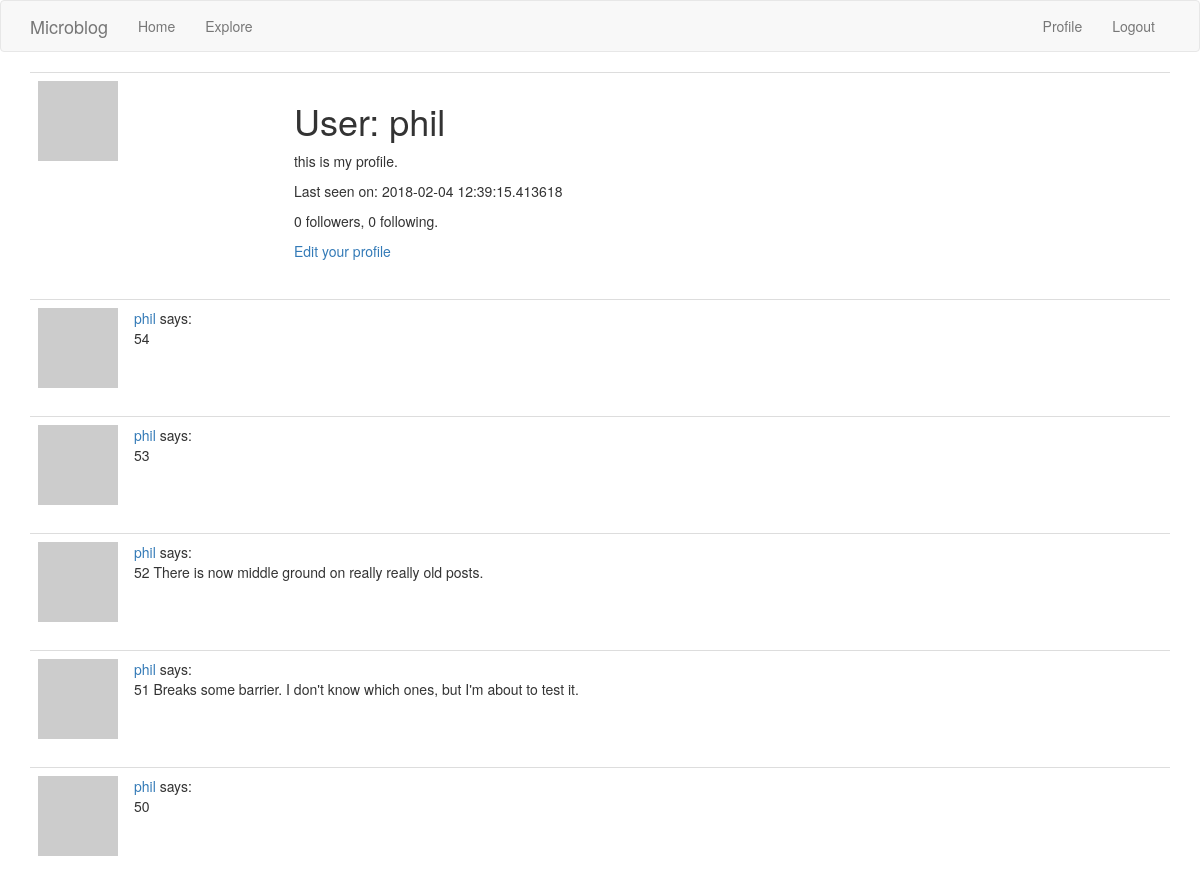
Before: /user/phil (signed in, upper part) with the older database file.
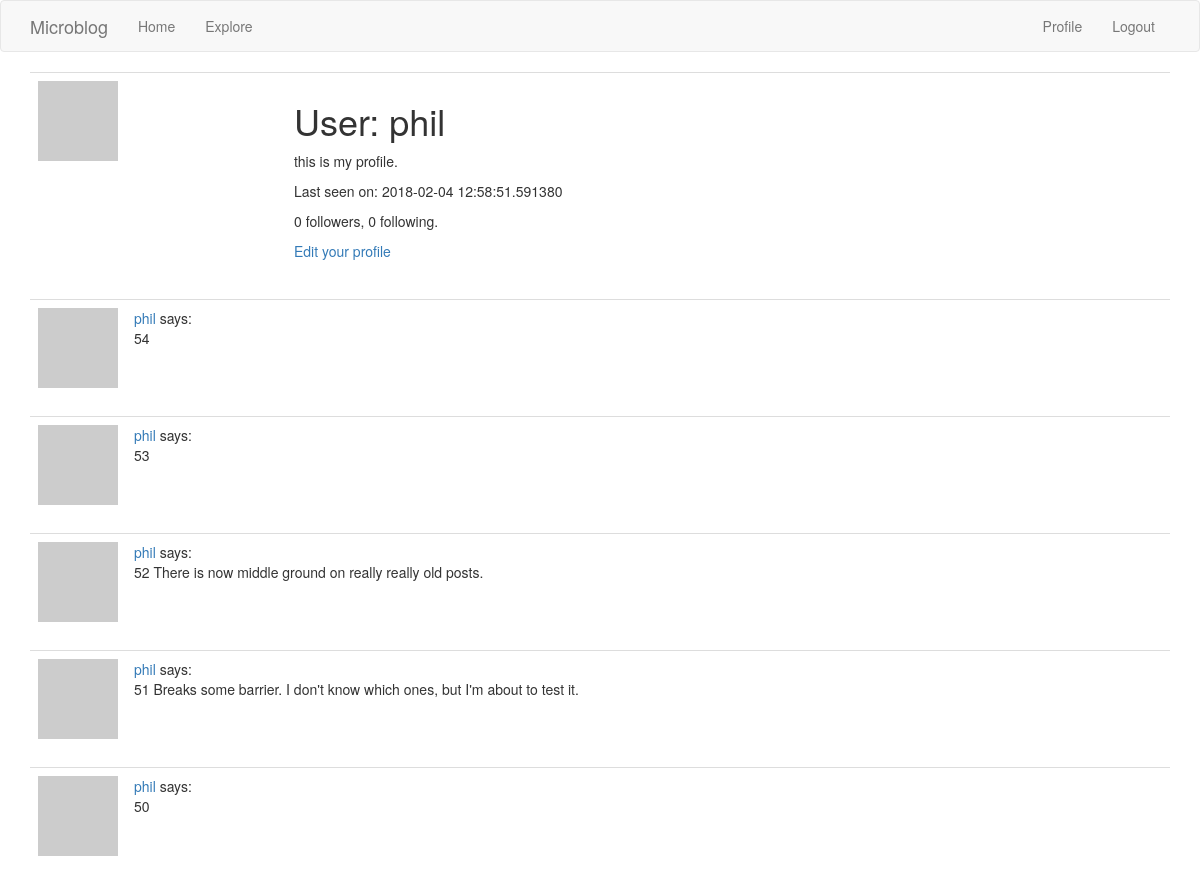
After: the same page with the newer database file.
### app/models.py (models this page shows, shortened)
class User(UserMixin, db.Model):
    id = db.Column(db.Integer, primary_key=True)
    username = db.Column(db.String(64), index=True, unique=True)
    email = db.Column(db.String(120), index=True, unique=True)
    password_hash = db.Column(db.String(128))
    posts = db.relationship('Post', backref='author', lazy='dynamic')
    about_me = db.Column(db.String(140))
    last_seen = db.Column(db.DateTime, default=datetime.utcnow)
    followed = db.relationship(
        'User', secondary=followers,
        primaryjoin=(followers.c.follower_id == id),
        secondaryjoin=(followers.c.followed_id == id),
        backref=db.backref('followers', lazy='dynamic'), lazy='dynamic')
    def avatar(self, size):
        digest = md5(self.email.lower().encode('utf-8')).hexdigest()
        return 'https://www.gravatar.com/avatar/{}?d=identicon&s={}'.format(
            digest, size)

### app/routes.py (the view)
@app.route('/user/<username>')
@login_required
def user(username):
    user = User.query.filter_by(username=username).first_or_404()
    page = request.args.get('page', 1, type=int)
    posts = user.posts.order_by(Post.timestamp.desc()).paginate(
        page, app.config['POSTS_PER_PAGE'], False)
    next_url = url_for('user', username=user.username, page=posts.next_num) \
        if posts.has_next else None
    prev_url = url_for('user', username=user.username, page=posts.prev_num) \
        if posts.has_prev else None
    return render_template('user.html', user=user, posts=posts.items,
                           next_url=next_url, prev_url=prev_url)

### app/models.py (called while the page is built)
@login.user_loader
def load_user(id):
    return User.query.get(int(id))

### app/routes.py (called while the page is built)
@app.before_request
def before_request():
    if current_user.is_authenticated:
        current_user.last_seen = datetime.utcnow()
        db.session.commit()

### app/templates/user.html (shortened to what this page needs)
{% extends "base.html" %}
{% block app_content %}
    <table class="table table-hover">
        <tr>
            <td width="256px"><img src="{{ user.avatar(256) }}"></td>
            <td>
                <h1>User: {{ user.username }}</h1>
                {% if user.about_me %}<p>{{ user.about_me }}</p>{% endif %}
                {% if user.last_seen %}<p>Last seen on: {{ user.last_seen }}</p>{% endif %}
                <p>{{ user.followers.count() }} followers, {{ user.followed.count() }} following.</p>
                {% if user == current_user %}
                <p><a href="{{ url_for('edit_profile') }}">Edit your profile</a></p>
                {% elif not current_user.is_following(user) %}
                <p><a href="{{ url_for('follow', username=user.username) }}">Follow</a></p>
                {% else %}
                <p><a href="{{ url_for('unfollow', username=user.username) }}">Unfollow</a></p>
                {% endif %}
            </td>
        </tr>
    </table>
    {% for post in posts %}
        {% include '_post.html' %}
    {% endfor %}
{% endblock %}

Changed rows visible on the page:
changed User "phil": last_seen "2018-02-04 12:39:15.413618" → "2018-02-04 12:58:51.591380"
